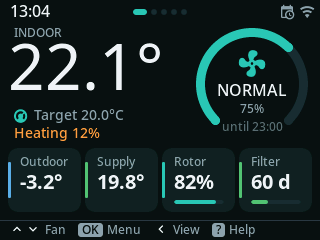
#> input picture all/shots/01_dashboard.png, 320 x 240 px, given in place of 08_menu.ppm, which was not available
$ python gallery.py out.png out.png
#> lines starting #> are read from the running program, lines starting #| are printed output that depends on the picture; after the words box and inside, x2 and y2 are one past the last pixel; in counts of white or black regions, pixels touching at a corner belong together; pictures that were not available may be replaced by others from this repository, and a replacement may not be noted
#!/usr/bin/env python3
"""Make the README's screens from the frames make check and make met draw. CI pushes DEST to the screens branch.

gallery.py OUT DEST

DEST/readme/ gets the README's screens at 2x in a bezel, plus tour.png, an animation of the home screen's views.
DEST/README.md shows every screen and DEST/all/ has them as PNGs.
"""

import argparse
import glob
import os

from PIL import Image, ImageDraw

# file in the README: frame in OUT
README = {
    "menu": "shots/08_menu",
    "setting": "shots/10_edit_setpoint",
    "fan": "shots/05_fan_hud_max",
    "week": "shots/16_week_program",
    "alarms": "shots/27_alarm_list",
    "message": "shots/53_notification",
    "saver_picture": "shots/55_saver_picture_clock",
    "saver_photo": "shots/59c_saver_photo",
    "saver_animation": "shots/58b_saver_animation",
    "daylight": "shots/theme1_dashboard",
    "graphite": "shots/theme2_dashboard",
    "norwegian": "shots_no/01_dashboard",
    "weather_clear": "met/01_clear_noon",
    "weather_sunset": "met/03_sunset",
    "weather_aurora": "met/31_aurora",
    "weather_rain": "met/08_heavy_rain",
    "weather_snow": "met/09_snow",
    "weather_thunder": "met/10_thunder",
    "weather_forecast": "met/15_fair_forecast",
    "weather_coast": "met/24_coast",
    "weather_mountains": "met/26_mountains",
    "weather_city": "met/28_city_night",
    "weather_fog": "met/11_fog",
    "weather_spring": "met/21_spring",
}
TOUR = [
    "shots/01_dashboard",
    "shots/02_airflow",
    "shots/03_trends",
    "shots/03b_sensors",
    "shots/04_comfort",
    "shots/50_smart_view",
]
GROUPS = [
    ("shots", "Screens"),
    ("shots_no", "In Norwegian"),
    ("esp", "Pictures the ESP makes"),
    ("met", "The ESP's weather picture"),
    ("replay", "Replayed bus captures"),
]

SCALE, BEZEL, RADIUS, SCREEN_RADIUS = 2, 18, 26, 6
BEZEL_RGB, EDGE_RGB = (36, 40, 44), (66, 72, 78)


def rounded(size, r):
    """A mask with rounded corners, drawn 4x and scaled down so the corners are smooth"""
    w, h = size
    m = Image.new("L", (w * 4, h * 4), 0)
    ImageDraw.Draw(m).rounded_rectangle((0, 0, w * 4 - 1, h * 4 - 1), r * 4, fill=255)
    return m.resize(size, Image.LANCZOS)


def layer(im, mask):
    im = im.convert("RGBA")
    im.putalpha(mask)
    return im


def framed(im):
    screen = im.resize((im.width * SCALE, im.height * SCALE), Image.NEAREST)
    w, h = screen.width + 2 * BEZEL, screen.height + 2 * BEZEL
    out = Image.new("RGBA", (w, h), (0, 0, 0, 0))
    out.alpha_composite(layer(Image.new("RGB", (w, h), EDGE_RGB), rounded((w, h), RADIUS)))
    out.alpha_composite(layer(Image.new("RGB", (w - 2, h - 2), BEZEL_RGB), rounded((w - 2, h - 2), RADIUS - 1)), (1, 1))
    out.alpha_composite(layer(screen, rounded(screen.size, SCREEN_RADIUS)), (BEZEL, BEZEL))
    return out


def frame(out, name):
    return Image.open(os.path.join(out, name + ".ppm")).convert("RGB")


ap = argparse.ArgumentParser()
ap.add_argument("out", help="make check's output, sim/build/out")
ap.add_argument("dest")
a = ap.parse_args()

os.makedirs(os.path.join(a.dest, "readme"), exist_ok=True)
for name, src in README.items():
    framed(frame(a.out, src)).save(os.path.join(a.dest, "readme", name + ".png"), optimize=True)
#> in frame, returned value is the input picture: PIL image 320x240 RGB; mean R, G, B 24.8, 39.6, 39.1
#> in framed, `screen = im.resize((im.width * SCALE, im.height * SCALE), Image.NEAREST)`:
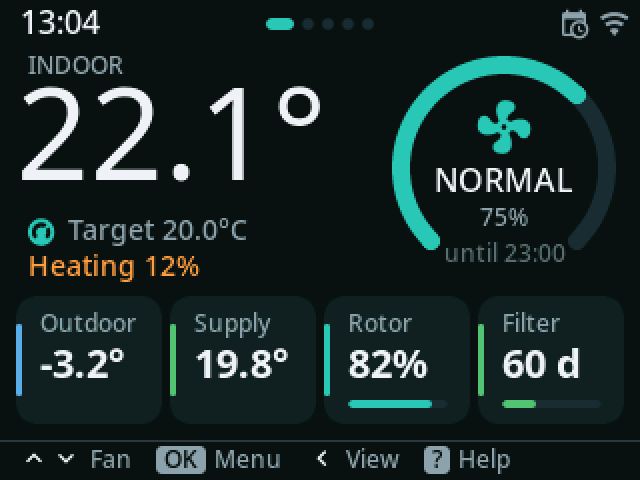
#> screen: PIL image 640x480 RGB; mean R, G, B 24.8, 39.6, 39.1
#> in framed, `out = Image.new("RGBA", (w, h), (0, 0, 0, 0))`: out: PIL image 676x516 RGBA; every value is 0
#> in rounded, `m = Image.new("L", (w * 4, h * 4), 0)`: m: PIL image 2704x2064 L; every value is 0
#> in rounded, `ImageDraw.Draw(m).rounded_rectangle((0, 0, w * 4 - 1, h * 4 - 1), r * ..`:
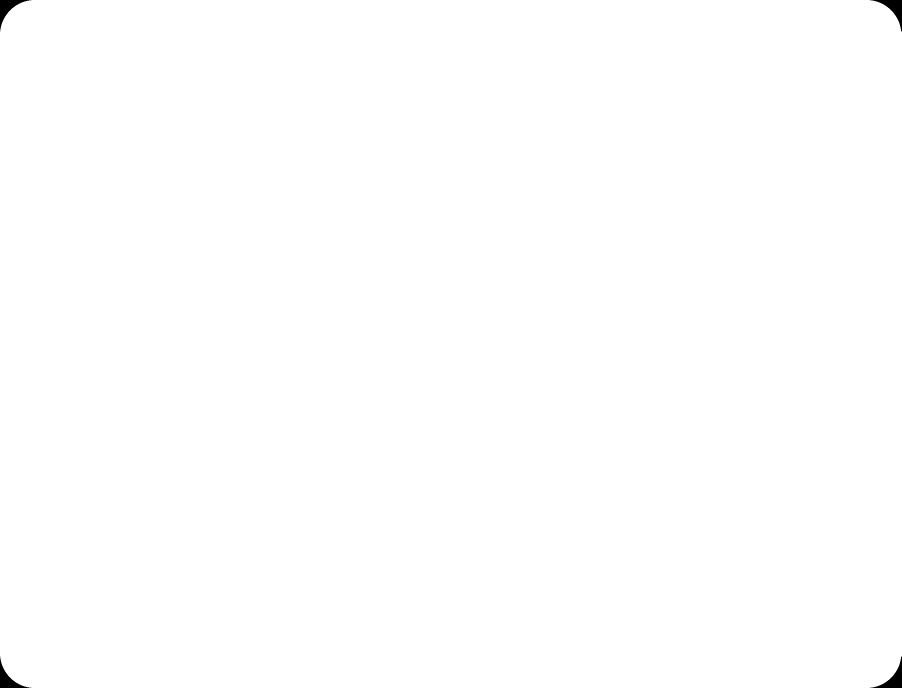
#> m: PIL image 2704x2064 L (shown at 1/3 size); 99.8% white; 4 black regions, box (x1, y1, x2, y2) and area: (0, 0, 94, 94) 2349, (2610, 0, 2704, 94) 2349, (0, 1970, 94, 2064) 2349, (2610, 1970, 2704, 2064) 2349
#> in rounded, `return m.resize(size, Image.LANCZOS)`:
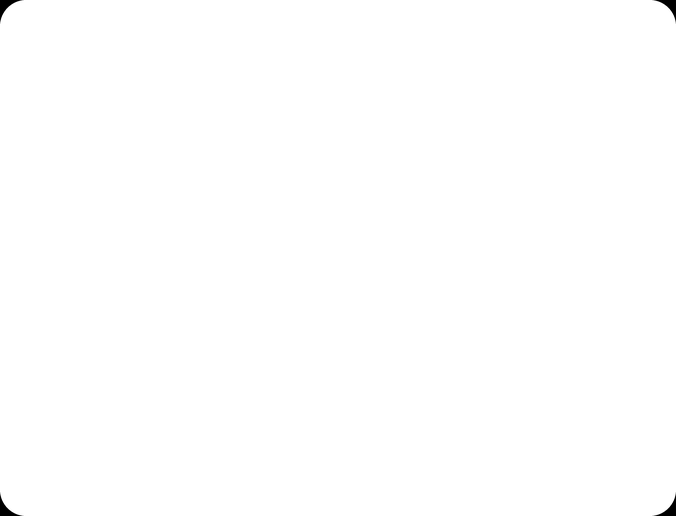
#> returned value: PIL image 676x516 L; min 0, max 255, mean 254.6
#> in layer, `im = im.convert("RGBA")`:
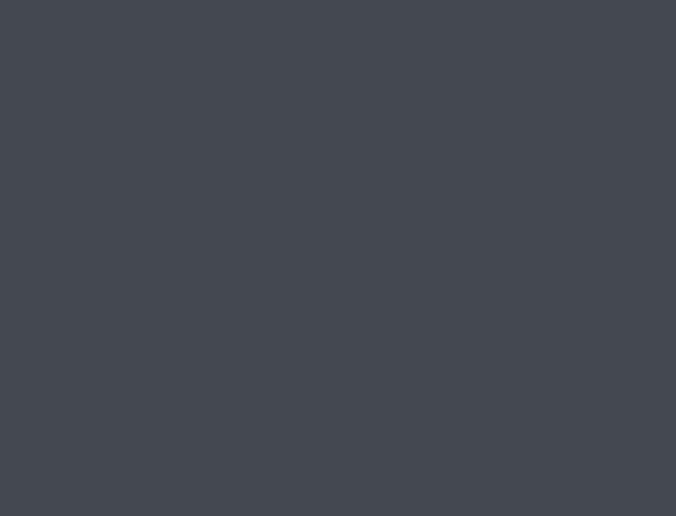
#> im: PIL image 676x516 RGBA; mean R, G, B, A 66, 72, 78, 255
#> in rounded (call 2), `m = Image.new("L", (w * 4, h * 4), 0)`: m: PIL image 2696x2056 L; every value is 0
#> in rounded (call 2), `ImageDraw.Draw(m).rounded_rectangle((0, 0, w * 4 - 1, h * 4 - 1), r * ..`: m: PIL image 2696x2056 L; 99.8% white; 4 black regions, box (x1, y1, x2, y2) and area: (0, 0, 91, 91) 2178, (2605, 0, 2696, 91) 2178, (0, 1965, 91, 2056) 2178, (2605, 1965, 2696, 2056) 2178
#> in layer (call 2), `im = im.convert("RGBA")`:
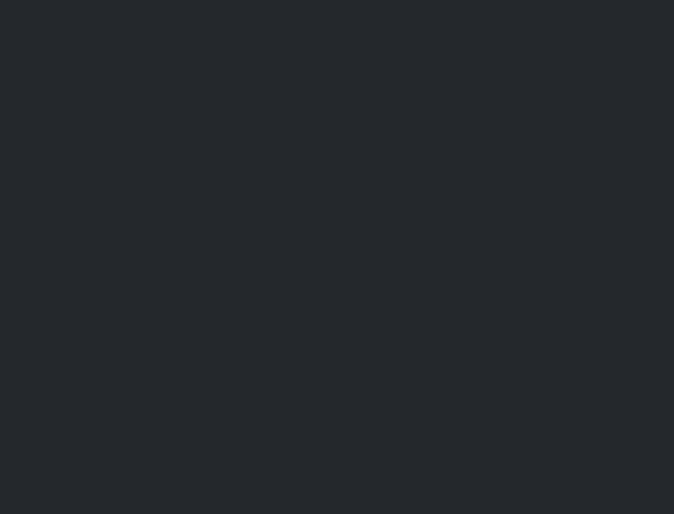
#> im: PIL image 674x514 RGBA; mean R, G, B, A 36, 40, 44, 255
#> call 3 of rounded, with size = (640, 480), r = 6
#> in rounded (call 3), `m = Image.new("L", (w * 4, h * 4), 0)`: m: PIL image 2560x1920 L; every value is 0
#> in rounded (call 3), `ImageDraw.Draw(m).rounded_rectangle((0, 0, w * 4 - 1, h * 4 - 1), r * ..`:
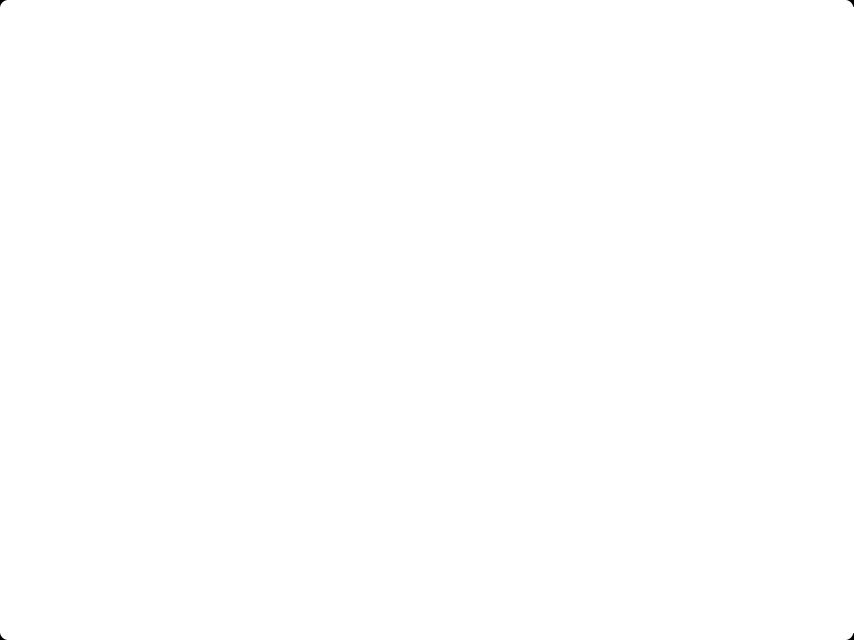
#> m: PIL image 2560x1920 L (shown at 1/3 size); 100% white; 4 black regions, box (x1, y1, x2, y2) and area: (0, 0, 20, 20) 131, (2540, 0, 2560, 20) 131, (0, 1900, 20, 1920) 131, (2540, 1900, 2560, 1920) 131
#> in framed, `out.alpha_composite(layer(screen, rounded(screen.size, SCREEN_RADIUS))..`:
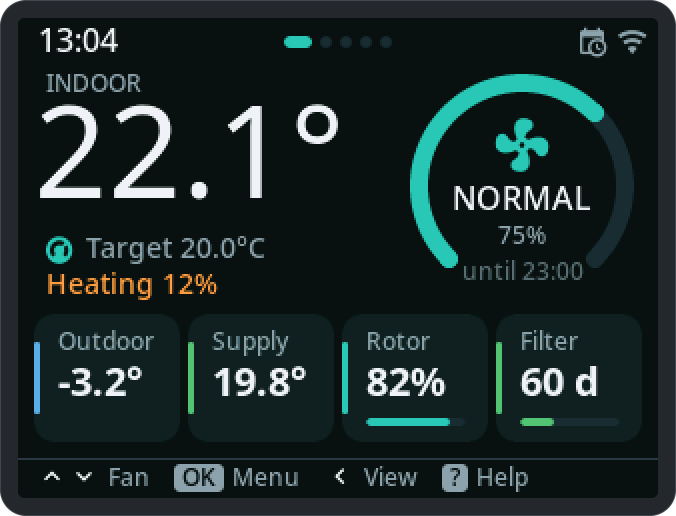
#> out: PIL image 676x516 RGBA; mean R, G, B, A 26.3, 39.8, 39.9, 254.6; transparent parts drawn white
#> pass 2 of the loop `for name, src in README.items():`:
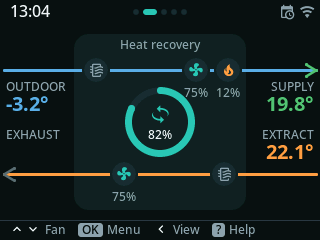
#> input picture all/shots/02_airflow.png, 320 x 240 px, given in place of 10_edit_setpoint.ppm, which was not available
#> in frame, returned value is the input picture: PIL image 320x240 RGB; mean R, G, B 21, 35.3, 34.7
#> in framed (call 2), `screen = im.resize((im.width * SCALE, im.height * SCALE), Image.NEAREST)`:
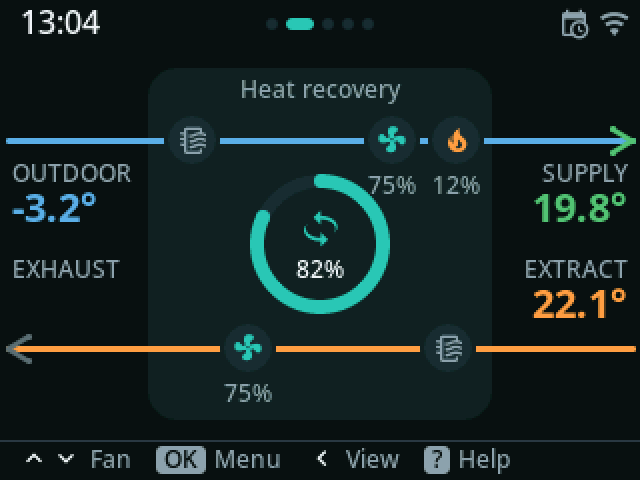
#> screen: PIL image 640x480 RGB; mean R, G, B 21, 35.3, 34.7
#> in framed (call 2), `out.alpha_composite(layer(screen, rounded(screen.size, SCREEN_RADIUS))..`:
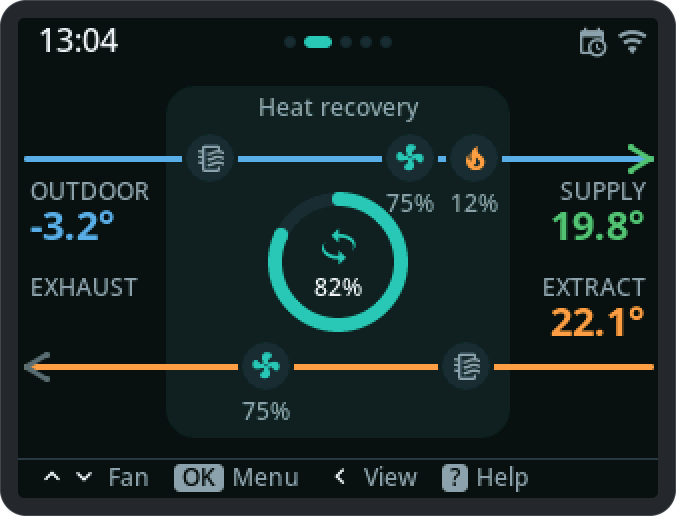
#> out: PIL image 676x516 RGBA; mean R, G, B, A 23, 36, 36, 254.6; transparent parts drawn white
#> (the run stopped early here; a loop or call above may not have finished)
